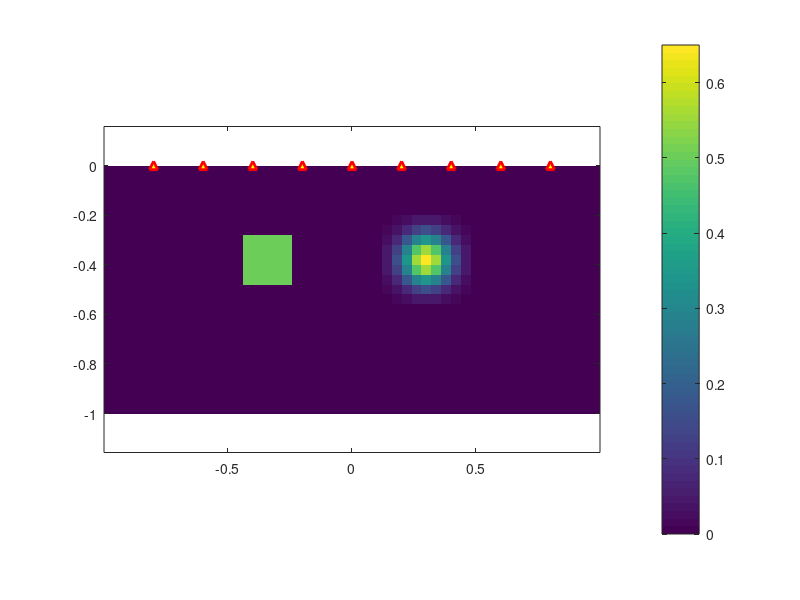
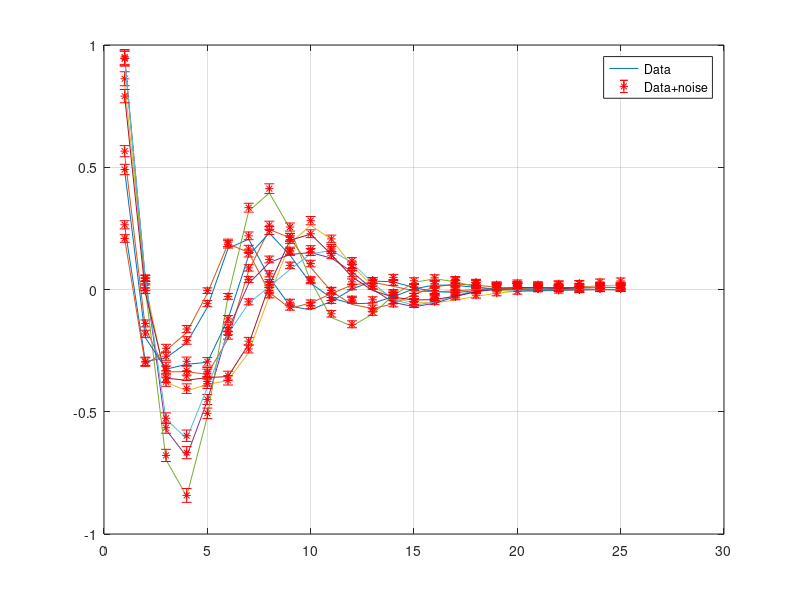

Source code (MATLAB) for these figures, in order: (Note: this script raises an error after producing the figures.)
% Inv1D_lplq
% Program creates a 1D toy problem and generates data using kernels of the
% form k(z) = exp^(-ajx) cos(b j 2pi x)
% 
% Data can then be inverted using various lp-norms applied on the model and
% its gradient. Depth weighting is applied to the model objective function,
% but outside the norm.
% 
% Written by: D. Fournier
% Last Update: November 11, 2014

close all
clear all

addpath data\
addpath C:\Users\dominiquef.MIRAGEOSCIENCE\Dropbox\Master\FUNC_LIB\
addpath C:\Users\dominiquef.MIRAGEOSCIENCE\Dropbox\Master\FUNC_LIB\Lp_norm_codes\Dual_norm_1D\functions
addpath C:\Users\dominiquef.MIRAGEOSCIENCE\Dropbox\Master\FUNC_LIB\Lp_norm_codes\Dual_norm_1D\sliceomatic\
% Set up 1D problem

%% INPUT VARIABLES
% Lp-norm parameters
pvec = [0 0.5 1 1.5 2]%0:0.5:2;
qvec = [0 0.5 1 1.5 2]%0:0.5:2;
lvec = [0.25 0.5 1 1.5 1.75]%0.1:0.4:1.9;

% Inversion parameters
FLAG1 = 'GRADm'; % Choose between GRADM | lGRADm|
FLAG2 = 'SMOOTH_MOD'; % Choose between SMOOTH_MOD | SMOOTH_MOD_DIF

% Model space
nx = 50;
nz = 25;

dx = 2 / nx;
dz = 1 / nz;

% Reference model
mref = zeros(nx*nz,1);

% Create observation locations
obsx = [-.8 -0.6 -0.4 -0.2 0.0 0.2 0.4 0.6 .8];
nobs = length(obsx);
obsz = ones(nobs,1)*0.00;


dx = ones(nx,1) * dx;
dz = ones(nz,1) * dz;

x0 = -1;
z0 = 0;

xc = [x0 + cumsum(dx) - dx/2];
zc = [z0 - cumsum(dz) + dz/2];

% Topography (all ones if flat)
nullcell = ones(nz,nx);

% Kernel
nk = 25; %number of frequencies

decay = -0.25;

basis = 0.25;

% Data noise
amp_pct = 0.00;
floor_pct = 0.02;

%% Generate model

model = zeros(nz,nx);

% Center the anomaly
dmx = floor(0.1 / dx(1));
dmz = floor(0.1 / dz(1));

centerx = floor(nx/2);
centerz = floor(nz/2);

% Square bloc
model(centerz-1*dmz-dmx:centerz-1*dmz+dmz,centerx-4*dmx-dmx:centerx-4*dmx+dmx)= 0.5;

% Gaussian anomaly
zz = centerz-1*dmz-2*dmx:centerz-1*dmz+2*dmz;
xx = centerx+4*dmx-2*dmx:centerx+4*dmx+2*dmx;

[ZZ,XX] = ndgrid(cumsum(dz(zz)) - (dmz+3)*dz(1),cumsum(dx(xx)) - (dmx+3)*dx(1));
r = sqrt(XX.^2 + ZZ.^2);
dr = sqrt(dx(1)^2 + dz(1)^2);

model(zz,xx)= 0.65 * exp(-abs(((r)*10).^2));


set(figure, 'Position', [10 250 1000 500]);
imagesc(xc,zc,model);
colorbar
set(gca,'YDir','normal')
% axis([-1.1 1.1 -1.1 0.1])
axis equal

hold on
plot(obsx,obsz,'r^','MarkerFaceColor','y','LineWidth',2)
model=model(:);
%% SCRIPT STARTS HERE
%% % Generate kernel functions and depth weighting
xn = [x0;x0 + cumsum(dx)];
zn = [z0;z0 - cumsum(dz)];

[Zn,Xn] = ndgrid(zn,xn);



[Zc,Xc] = ndgrid(zc,xc);



[dZ , dX] = ndgrid(dz,dx);
% dZ = dZ(:);
% dX = dX(:);

mcell=nx*nz;

ndata = nk * nobs;


%% Generate forward operator and depth weighting
G = zeros(ndata,mcell);
aa = zeros(ndata,nx);
wr = zeros(mcell,1);
count = 1;


 for jj = 1 : nobs;
     
    for ii = 1 : nk 
        

 
        dXn = Xn - obsx(jj);
        dZn = Zn - obsz(jj);
       

        R = sqrt( (Zc-obsz(jj)).^2 + (obsx(jj)-Xc).^2 );
        dR = sqrt( dZ.^2 + dX.^2 );
%         x = Xn - obsx(jj);
%         z = Zn - obsz(jj);

        a = decay * (ii) ;
        b = basis * 2*pi* (ii) ;
%         c = decay * (ii) ;
%         d = basis * 2*pi* (ii) ;

        const1 = a / (a^2 + b^2);
        const2 = b / (a^2 + b^2);
%         const3 = c / (c^2 + d^2);
%         const4 = d / (c^2 + d^2);

        expx = @(m) exp( a * abs(m) );
%         expz = @(m) exp( c * abs(m) );

        trig1 = @(m) cos(b*(m));       
        trig2 = @(m) sin(b*(m));


%         xupb = (const1 * expx(R+dR)) .* (const2*trig1(b,R+dR));
%         xlob = (const1 * expx(R)) .* (const2*trig1(b,R));
%         temp = (xupb - xlob);

        xupb = dXn(2:end,1:end-1);
        xlob = dXn(2:end,2:end);
        
        zlob = dZn(1:end-1,2:end);
        zupb = dZn(2:end,2:end);
        
        fupxupz = const1 * expx( sqrt( xupb.^2 + zupb.^2 ) ) .* trig1(sqrt( xupb.^2 + zupb.^2 ))+...
                const2 * expx( sqrt( xupb.^2 + zupb.^2 ) ) .* trig2(sqrt( xupb.^2 + zupb.^2 ));

        fupxloz = const1 * expx( sqrt( xupb.^2 + zlob.^2 ) ) .* trig1(sqrt( xupb.^2 + zlob.^2 ))+...
                const2 * expx( sqrt( xupb.^2 + zlob.^2 ) ) .* trig2(sqrt( xupb.^2 + zlob.^2 ));

        floxupz = const1 * expx( sqrt( xlob.^2 + zupb.^2 ) ) .* trig1(sqrt( xlob.^2 + zupb.^2 ))+...
                const2 * expx( sqrt( xlob.^2 + zupb.^2 ) ) .* trig2(sqrt( xlob.^2 + zupb.^2 ));

        floxloz = const1 * expx( sqrt( xlob.^2 + zlob.^2 ) ) .* trig1(sqrt( xlob.^2 + zlob.^2 ))+...
                const2 * expx( sqrt( xlob.^2 + zlob.^2 ) ) .* trig2(sqrt( xlob.^2 + zlob.^2 ));
% 
        temp = (fupxupz - fupxloz) - (-floxupz + floxloz);
            
%             if sign(obsx(jj))<1
%                 
%                 temp= fliplr(temp);
%                 
%             end
            
        G(count,:) = temp(:);

    %     G(ii,1:mcell) = G(ii,1:mcell) / max(G(ii,1:mcell));

        temp = expx(R) - expx(R+dR);
       
%         temp = ( expx( sqrt( xupb.^2 + zupb.^2 ) ) -...
%             expx( sqrt( xupb.^2 + zlob.^2 ) ) )/a -...
%             ( expx( sqrt( xlob.^2 + zlob.^2 ) ) -...
%             expx( sqrt( xlob.^2 + zupb.^2 ) ) )/a;
        
%          temp = (( expx(x(2:end,1:end-1))/a .* expz(z(1:end-1,2:end))/c )-...
%            ( expx(x(2:end,2:end))/a .* expz(z(2:end,2:end))/c ) -...
%            ( expx(x(2:end,1:end-1))/a .* expz(z(1:end-1,2:end))/c ) +...
%            ( expx(x(2:end,2:end))/a .* expz(z(2:end,2:end))/c )).^2;

%        if sign(obsx(jj))<1
%                 
%                 temp= fliplr(temp);
%                 
%        end
            
        wr = wr + temp(:);
        
% set(figure, 'Position', [10 250 1000 500]);
%         imagesc(xc,zc,reshape(G(count,:),nz,nx));
%         colorbar
%         set(gca,'YDir','normal')


        count = count + 1;

        
    end
    
end

% wr = wr.^0.5;

wr = (wr / max(wr)).^0.5;


%% FORWARD MODELING
% Generate data and corrupt with noise

data= G * model;

% Corrupt data with Gaussian noise
rand_noise = rand(ndata,1);
save ('noise','rand_noise')
load('noise');

amp_noise = amp_pct * rand_noise .* abs(data);
floor_noise = floor_pct * rand_noise * max(abs(data));

noise = amp_noise + floor_noise;

d = data + noise;

wd =  abs(d)*0.02 + 0.05 * std(d);
% wd =  ones(ndata,1) * 0.05 * std(d);

figure; 
for ii = 1:nobs
    
    plot(data((1+(ii-1)*nk):(nk+(ii-1)*nk)));
    hold on
    errorbar(d((1+(ii-1)*nk):(nk+(ii-1)*nk)),wd((1+(ii-1)*nk):(nk+(ii-1)*nk)),'r*')
    legend('Data','Data+noise')
    grid on
end
% Create uncertainty weighting matrix
Wd = spdiags(1./wd,0,ndata,ndata);

% Normalize d and G by standard deviation:
G = Wd * G ;

target = ndata;

% Weight data with uncertainty
d = Wd * d;

%% INVERSION
% Create inversion parameters
[ Wx, Wz, Vx, Vz ] = get_GRAD_op2D(dx,dz,nullcell);
Ws = speye(mcell);
V = spdiags(sqrt(dX(:).*dZ(:)),0,mcell,mcell);


% Global constant
alpha(1) = 1.0 / min(dx) ^2;  %Smallnest term
alpha(2) = 1.0;               %Smoothness term                     
alpha(3) = 1.0;

epsilon = 1e-8;     %Small term in compact function

% Store all the final models
RMS = zeros(length(pvec),length(qvec),length(lvec));
linf = zeros(length(pvec),length(qvec),length(lvec));
l2 = zeros(length(pvec),length(qvec),length(lvec));
l1 = zeros(length(pvec),length(qvec),length(lvec));
misfit = zeros(length(pvec),length(qvec),length(lvec));
models_out = zeros(length(pvec),length(qvec),length(lvec),mcell);

counter = 1;  

objfunc = @(m,phi,b) sum( ( G * m - d ).^2 ) + ( m' * b * phi * m );

% Iterate over all the combination of norms as specified by the vectors
% pvec, qvec and lvec.

for ll= 1:length(lvec)

    for pp = 1:length(pvec)
        
        for qq = 1:length(qvec)
            
            % Message prompt
            head = ['lp: ' num2str(pvec(pp)) ' lq: ' num2str(qvec(qq)) ' psi: ' num2str(lvec(ll))];
            fprintf('Starting lp inversion %s\n',...
                head)
            
            invmod      = ones(mcell,1)*1e-2;       % Initial model       
                        
            phi_d       = sum((G*invmod - d).^2);   % Initial misfit
           
            count=0; % Initiate iteration count 
                  
            while phi_d(end) > target*1.05
                
                    count=count+1;

                    if phi_d(end)/ndata > target/ndata * 15   %First iteration

                        WxtWx = ( Vx * Wx)' * ( Vx * Wx );
                        WztWz = ( Vz * Wz)' * ( Vz * Wz );
                        WstWs = ( V * Ws)' * ( V * Ws);
                        
                        [MOF,aVRWs,aVRWx,aVRWz] = get_lp_MOF_2D(invmod,mref,nx,nz,V,Ws,Vx,Wx,Vz,Wz,wr,alpha,2,2,1,FLAG1,FLAG2);
                                      
                        if count==1
                            % Initial beta trace(G'G) / trace(phim)
                            beta = sum(sum(G.^2,1)) / sum(diag(MOF,0).^2) * 1e+4; 
                        end
%                         lambda = beta(count);
                        
                        phi(count) = objfunc(invmod,MOF,beta(count));
                        
                    else

                        fprintf('\n# # LP-LQ ITER# #');
                        [MOF,aVRWs,aVRWx,aVRWz] = get_lp_MOF_2D(invmod,mref,nx,nz,V,Ws,Vx,Wx,Vz,Wz,wr,alpha,pvec(pp),qvec(qq),lvec(ll),FLAG1,FLAG2);
                          
       
%                         lambda(count) = beta(count) * scale(count);
                        
                    end

                
 
%                 eigval = eig(G'*G + lambda(count) * (phim) ); 
%                 condnum = max(abs(eigval)) / min(abs(eigval));
%                 
%                 figure(4); plot(eigval,'*');
%                 fprintf('Condition number: %f\n',condnum);
                fprintf('\n# # # # # #\n');
                fprintf('BETA ITER: \t %i  \nbeta: \t %8.5e \n',count,beta(count));

                ncg = 0;        % Count total CG steps
                npcg = 1;       % Count number of projected gradient steps
                rddm = 1;       % Mesure the relative change in rel|dm|
                ddm = [1 1];    % Mesure of change in model update |dm|
                m_in = invmod;  % Save initial model for backtracking steps
                
            while npcg < 10 && rddm > 1e-3

                
                A = [ G ;...
                sqrt( beta(count) ) * aVRWs ;...
                sqrt( beta(count) ) * aVRWx ;...
                sqrt( beta(count) ) * aVRWz ];

                switch FLAG2

                case 'SMOOTH_MOD'

                    g = [- (G *invmod - d) ; ...
                        - sqrt( beta(count) ) * ( aVRWs * (invmod - mref) ) ;...
                        - sqrt( beta(count) ) * ( aVRWx * (invmod) ) ;...
                        - sqrt( beta(count) ) * ( aVRWz * (invmod) ) ];

                case 'SMOOTH_MOD_DIF'
                    
                    g = [- (G *invmod - d) ; ...
                        - sqrt( beta(count) ) * ( aVRWs * (invmod-mref) ) ;...
                        - sqrt( beta(count) ) * ( aVRWx * (invmod-mref) ) ;...
                        - sqrt( beta(count) ) * ( aVRWz * (invmod-mref) ) ];
                end
                
                %% Gauss-Newton step
                dm = zeros(mcell,1);
                [dm,r,iter] = CGLSQ( dm, A , g );

                %% Step length, line search                
                ncg = ncg+iter; % Record the number of CG iterations

                gamma = 2;

                % Reduce step length in order to reduce phid
                phi_temp = 0;   
                while (phi_temp > phi(end) || gamma == 2) && gamma>1e-3

                    gamma = 0.5 * gamma;

                    gdm = gamma * dm;

                    ddm(2) = norm(dm);

                    m_temp = invmod + gdm;

                    phi_temp = objfunc(m_temp,MOF,beta(count));

                end
              
                % Mesure relative change in dm
                if npcg == 1

                    rddm = 1;
                    ddm(1) = ddm(2);

                else

                    rddm = ddm(2)/ddm(1);

                end


                % Update model
                invmod = invmod + dm;
                
                fprintf('GN iter %i |g| rel:\t\t %8.5e\n',npcg,rddm);
                npcg = npcg + 1;

            end                

%% Save iteration details
               
            

            phi_d(count) = sum((G*(invmod)-d).^2);
                
            % Check to see if overshooted the target misfit,
            % If yes, then compare with the previous iteration and keep
            % closest                
            if phi_d(count) < target *0.95
                
                phi_d(count) = sum((G*(invmod)-d).^2);                       
                
                fprintf('---------->')
                fprintf(' misfit:\t %8.5e ',phi_d(count))
                fprintf('<----------\n')
                fprintf('!!!!!!!  BACKTRACKING BETA STEP  !!!!!!!!!\n')
                beta(count) = beta(count)*1.1;
                invmod = m_in;
                phi_d(count) = phi_d(count-1);
                
                count = count-1;
                continue
            
            % Else reduce beta and continue inversion
            else
                
                
                phi_d(count) = sum((G*(invmod)-d).^2);
                phi_m(count) = (invmod)'*(MOF)*(invmod);
                phi(count) = objfunc(invmod,MOF,beta(count)); 
                
                fprintf('---------->')
                fprintf(' misfit:\t %8.5e ',phi_d(count))
                fprintf('<----------\n')
                
                beta(count+1) = 0.5 * beta(count);           
                
            end
           
            % OPTIONAL: Plot model
            set(figure(3+counter), 'Position', [10 250 1000 500])
            imagesc(xc,zc,reshape(invmod,nz,nx));
            colorbar
            set(gca,'YDir','normal')
            axis equal

            
            end
            
%             legend('\bfTrue model','\bf Wr || m ||_0 + Wr || \nabla m ||_0');
            xlabel('\bfX');
            ylabel('\bfZ');
            
            
            % Plot final phid
%             figure(3); 
%             plot((G*(invmod)).*wd,'go');

            % Load other results and plot
%             load('m_IWR');
%             load('m_phim');
%             figure(3+counter); hold on
%             plot(m_phim,'--','LineWidth',3);
%             xlabel('\bfZ');
%             ylabel('\bfm(Z)');
%             legend('\bfTrue model','\bf Wr || m ||_0 + Wr || \nabla m ||_0','\bf || Wr m ||_0 + || \nabla (Wr m) ||_0','Location','NorthWest')

            % Remove depth weighting
%             invmod = IWr * invmod;
            
%             title(['\bfInversion: ' head])
%             figure; plot(1:mcell,model,1:mcell,invmod,'r','LineWidth',2);axis([0 mcell -.1 1])
%             figure; plot(eigval,'*');
%             figure; plotyy(1:count,phi_d,1:count,phi_m,@semilogy);
            RMS(pp,qq,ll)=(sum((invmod-model).^2)/length(data))^(0.5);
            linf(pp,qq,ll) = norm(model-invmod,'inf');
            l2(pp,qq,ll) = norm(model-invmod,2);
            l1(pp,qq,ll) = norm(model-invmod,1);
            misfit(pp,qq,ll) = phi_d(count);
            models_out(pp,qq,ll,:) = invmod(:);
            
%             figure; plotyy(1:count,phi_d,1:count,phi_m);

            fprintf('End of lp inversion. Number of iterations: %i\n',count)
            fprintf('Final model misfit: %8.3e\n\n',norm(model-invmod,2))
            
            counter = counter+1;
            
        end
    end
end

%% Plot result 
% sliceomatic(l1,pvec,qvec,lvec);
